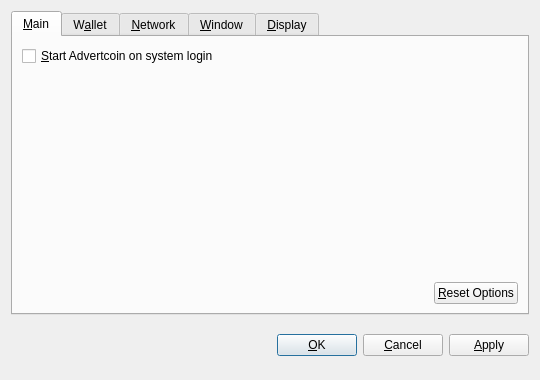
<?xml version="1.0" encoding="UTF-8"?>
<ui version="4.0">
 <class>OptionsDialog</class>
 <widget class="QDialog" name="OptionsDialog">
  <property name="geometry">
   <rect>
    <x>0</x>
    <y>0</y>
    <width>540</width>
    <height>380</height>
   </rect>
  </property>
  <property name="windowTitle">
   <string>Options</string>
  </property>
  <property name="modal">
   <bool>true</bool>
  </property>
  <layout class="QVBoxLayout" name="verticalLayout">
   <item>
    <widget class="QTabWidget" name="tabWidget">
     <property name="tabPosition">
      <enum>QTabWidget::North</enum>
     </property>
     <property name="currentIndex">
      <number>0</number>
     </property>
     <widget class="QWidget" name="tabMain">
      <attribute name="title">
       <string>&amp;Main</string>
      </attribute>
      <layout class="QVBoxLayout" name="verticalLayout_Main">
       <item>
        <widget class="QCheckBox" name="bitcoinAtStartup">
         <property name="toolTip">
          <string>Automatically start Advertcoin after logging in to the system.</string>
         </property>
         <property name="text">
          <string>&amp;Start Advertcoin on system login</string>
         </property>
        </widget>
       </item>
       <item>
        <spacer name="verticalSpacer_Main">
         <property name="orientation">
          <enum>Qt::Vertical</enum>
         </property>
         <property name="sizeHint" stdset="0">
          <size>
           <width>20</width>
           <height>40</height>
          </size>
         </property>
        </spacer>
       </item>
       <item>
        <layout class="QHBoxLayout" name="horizontalLayout_2_Main">
         <item>
          <spacer name="horizontalSpacer_2_Main">
           <property name="orientation">
            <enum>Qt::Horizontal</enum>
           </property>
           <property name="sizeHint" stdset="0">
            <size>
             <width>40</width>
             <height>20</height>
            </size>
           </property>
          </spacer>
         </item>
         <item>
          <widget class="QPushButton" name="resetButton">
           <property name="toolTip">
            <string>Reset all client options to default.</string>
           </property>
           <property name="text">
            <string>&amp;Reset Options</string>
           </property>
           <property name="autoDefault">
            <bool>false</bool>
           </property>
          </widget>
         </item>
        </layout>
       </item>
      </layout>
     </widget>
     <widget class="QWidget" name="tabWallet">
      <attribute name="title">
       <string>W&amp;allet</string>
      </attribute>
      <layout class="QVBoxLayout" name="verticalLayout_Network">
       <item>
        <widget class="QLabel" name="transactionFeeInfoLabel">
         <property name="text">
          <string>Optional transaction fee per kB that helps make sure your transactions are processed quickly. Most transactions are 1 kB.</string>
         </property>
         <property name="textFormat">
          <enum>Qt::PlainText</enum>
         </property>
         <property name="wordWrap">
          <bool>true</bool>
         </property>
        </widget>
       </item>
       <item>
        <layout class="QHBoxLayout" name="horizontalLayout_1_Main">
         <item>
          <widget class="QLabel" name="transactionFeeLabel">
           <property name="text">
            <string>Pay transaction &amp;fee</string>
           </property>
           <property name="textFormat">
            <enum>Qt::PlainText</enum>
           </property>
           <property name="buddy">
            <cstring>transactionFee</cstring>
           </property>
          </widget>
         </item>
         <item>
          <widget class="BitcoinAmountField" name="transactionFee"/>
         </item>
         <item>
          <spacer name="horizontalSpacer_1_Main">
           <property name="orientation">
            <enum>Qt::Horizontal</enum>
           </property>
           <property name="sizeHint" stdset="0">
            <size>
             <width>40</width>
             <height>20</height>
            </size>
           </property>
          </spacer>
         </item>
        </layout>
       </item>
       <item>
        <widget class="QLabel" name="label">
         <property name="text">
          <string>If you disable the spending of unconfirmed change, the change from a transaction cannot be used until that transaction has at least one confirmation. This also affects how your balance is computed.</string>
         </property>
         <property name="wordWrap">
          <bool>true</bool>
         </property>
        </widget>
       </item>
       <item>
        <widget class="QCheckBox" name="spendZeroConfChange">
         <property name="text">
          <string>Spend unconfirmed change  (experts only)</string>
         </property>
        </widget>
       </item>
       <item>
        <spacer name="verticalSpacer">
         <property name="orientation">
          <enum>Qt::Vertical</enum>
         </property>
         <property name="sizeHint" stdset="0">
          <size>
           <width>20</width>
           <height>40</height>
          </size>
         </property>
        </spacer>
       </item>
      </layout>
     </widget>
     <widget class="QWidget" name="tabNetwork">
      <attribute name="title">
       <string>&amp;Network</string>
      </attribute>
      <layout class="QVBoxLayout" name="verticalLayout_Network">
       <item>
        <widget class="QCheckBox" name="mapPortUpnp">
         <property name="toolTip">
          <string>Automatically open the Advertcoin client port on the router. This only works when your router supports UPnP and it is enabled.</string>
         </property>
         <property name="text">
          <string>Map port using &amp;UPnP</string>
         </property>
        </widget>
       </item>
       <item>
        <widget class="QCheckBox" name="connectSocks">
         <property name="toolTip">
          <string>Connect to the Advertcoin network through a SOCKS proxy (e.g. when connecting through Tor).</string>
         </property>
         <property name="text">
          <string>&amp;Connect through SOCKS proxy:</string>
         </property>
        </widget>
       </item>
       <item>
        <layout class="QHBoxLayout" name="horizontalLayout_Network">
         <item>
          <widget class="QLabel" name="proxyIpLabel">
           <property name="text">
            <string>Proxy &amp;IP:</string>
           </property>
           <property name="textFormat">
            <enum>Qt::PlainText</enum>
           </property>
           <property name="buddy">
            <cstring>proxyIp</cstring>
           </property>
          </widget>
         </item>
         <item>
          <widget class="QValidatedLineEdit" name="proxyIp">
           <property name="maximumSize">
            <size>
             <width>140</width>
             <height>16777215</height>
            </size>
           </property>
           <property name="toolTip">
            <string>IP address of the proxy (e.g. 127.0.0.1)</string>
           </property>
          </widget>
         </item>
         <item>
          <widget class="QLabel" name="proxyPortLabel">
           <property name="text">
            <string>&amp;Port:</string>
           </property>
           <property name="textFormat">
            <enum>Qt::PlainText</enum>
           </property>
           <property name="buddy">
            <cstring>proxyPort</cstring>
           </property>
          </widget>
         </item>
         <item>
          <widget class="QLineEdit" name="proxyPort">
           <property name="maximumSize">
            <size>
             <width>55</width>
             <height>16777215</height>
            </size>
           </property>
           <property name="toolTip">
            <string>Port of the proxy (e.g. 9050)</string>
           </property>
          </widget>
         </item>
         <item>
          <widget class="QLabel" name="socksVersionLabel">
           <property name="text">
            <string>SOCKS &amp;Version:</string>
           </property>
           <property name="textFormat">
            <enum>Qt::PlainText</enum>
           </property>
           <property name="buddy">
            <cstring>socksVersion</cstring>
           </property>
          </widget>
         </item>
         <item>
          <widget class="QValueComboBox" name="socksVersion">
           <property name="toolTip">
            <string>SOCKS version of the proxy (e.g. 5)</string>
           </property>
          </widget>
         </item>
         <item>
          <spacer name="horizontalSpacer_Network">
           <property name="orientation">
            <enum>Qt::Horizontal</enum>
           </property>
           <property name="sizeHint" stdset="0">
            <size>
             <width>40</width>
             <height>20</height>
            </size>
           </property>
          </spacer>
         </item>
        </layout>
       </item>
       <item>
        <spacer name="verticalSpacer_Network">
         <property name="orientation">
          <enum>Qt::Vertical</enum>
         </property>
         <property name="sizeHint" stdset="0">
          <size>
           <width>20</width>
           <height>40</height>
          </size>
         </property>
        </spacer>
       </item>
      </layout>
     </widget>
     <widget class="QWidget" name="tabWindow">
      <attribute name="title">
       <string>&amp;Window</string>
      </attribute>
      <layout class="QVBoxLayout" name="verticalLayout_Window">
       <item>
        <widget class="QCheckBox" name="minimizeToTray">
         <property name="toolTip">
          <string>Show only a tray icon after minimizing the window.</string>
         </property>
         <property name="text">
          <string>&amp;Minimize to the tray instead of the taskbar</string>
         </property>
        </widget>
       </item>
       <item>
        <widget class="QCheckBox" name="minimizeOnClose">
         <property name="toolTip">
          <string>Minimize instead of exit the application when the window is closed. When this option is enabled, the application will be closed only after selecting Quit in the menu.</string>
         </property>
         <property name="text">
          <string>M&amp;inimize on close</string>
         </property>
        </widget>
       </item>
       <item>
        <spacer name="verticalSpacer_Window">
         <property name="orientation">
          <enum>Qt::Vertical</enum>
         </property>
         <property name="sizeHint" stdset="0">
          <size>
           <width>20</width>
           <height>40</height>
          </size>
         </property>
        </spacer>
       </item>
      </layout>
     </widget>
     <widget class="QWidget" name="tabDisplay">
      <attribute name="title">
       <string>&amp;Display</string>
      </attribute>
      <layout class="QVBoxLayout" name="verticalLayout_Display">
       <item>
        <layout class="QHBoxLayout" name="horizontalLayout_1_Display">
         <item>
          <widget class="QLabel" name="langLabel">
           <property name="text">
            <string>User Interface &amp;language:</string>
           </property>
           <property name="textFormat">
            <enum>Qt::PlainText</enum>
           </property>
           <property name="buddy">
            <cstring>lang</cstring>
           </property>
          </widget>
         </item>
         <item>
          <widget class="QValueComboBox" name="lang">
           <property name="toolTip">
            <string>The user interface language can be set here. This setting will take effect after restarting Advertcoin.</string>
           </property>
          </widget>
         </item>
        </layout>
       </item>
       <item>
        <layout class="QHBoxLayout" name="horizontalLayout_2_Display">
         <item>
          <widget class="QLabel" name="unitLabel">
           <property name="text">
            <string>&amp;Unit to show amounts in:</string>
           </property>
           <property name="textFormat">
            <enum>Qt::PlainText</enum>
           </property>
           <property name="buddy">
            <cstring>unit</cstring>
           </property>
          </widget>
         </item>
         <item>
          <widget class="QValueComboBox" name="unit">
           <property name="toolTip">
            <string>Choose the default subdivision unit to show in the interface and when sending coins.</string>
           </property>
          </widget>
         </item>
        </layout>
       </item>
       <item>
        <widget class="QCheckBox" name="displayAddresses">
         <property name="toolTip">
          <string>Whether to show Advertcoin addresses in the transaction list or not.</string>
         </property>
         <property name="text">
          <string>&amp;Display addresses in transaction list</string>
         </property>
        </widget>
       </item>
       <item>
        <widget class="QCheckBox" name="coinControlFeatures">
         <property name="toolTip">
          <string>Whether to show coin control features or not.</string>
         </property>
         <property name="text">
          <string>Display coin &amp;control features (experts only!)</string>
         </property>
        </widget>
       </item>
       <item>
        <spacer name="verticalSpacer_Display">
         <property name="orientation">
          <enum>Qt::Vertical</enum>
         </property>
         <property name="sizeHint" stdset="0">
          <size>
           <width>20</width>
           <height>40</height>
          </size>
         </property>
        </spacer>
       </item>
      </layout>
     </widget>
    </widget>
   </item>
   <item>
    <layout class="QHBoxLayout" name="horizontalLayout_Buttons">
     <item>
      <spacer name="horizontalSpacer_1">
       <property name="orientation">
        <enum>Qt::Horizontal</enum>
       </property>
       <property name="sizeHint" stdset="0">
        <size>
         <width>40</width>
         <height>48</height>
        </size>
       </property>
      </spacer>
     </item>
     <item>
      <widget class="QLabel" name="statusLabel">
       <property name="font">
        <font>
         <weight>75</weight>
         <bold>true</bold>
        </font>
       </property>
       <property name="text">
        <string/>
       </property>
       <property name="textFormat">
        <enum>Qt::PlainText</enum>
       </property>
       <property name="wordWrap">
        <bool>true</bool>
       </property>
      </widget>
     </item>
     <item>
      <spacer name="horizontalSpacer_2">
       <property name="orientation">
        <enum>Qt::Horizontal</enum>
       </property>
       <property name="sizeHint" stdset="0">
        <size>
         <width>40</width>
         <height>48</height>
        </size>
       </property>
      </spacer>
     </item>
     <item>
      <widget class="QPushButton" name="okButton">
       <property name="text">
        <string>&amp;OK</string>
       </property>
      </widget>
     </item>
     <item>
      <widget class="QPushButton" name="cancelButton">
       <property name="text">
        <string>&amp;Cancel</string>
       </property>
       <property name="autoDefault">
        <bool>false</bool>
       </property>
      </widget>
     </item>
     <item>
      <widget class="QPushButton" name="applyButton">
       <property name="text">
        <string>&amp;Apply</string>
       </property>
       <property name="autoDefault">
        <bool>false</bool>
       </property>
      </widget>
     </item>
    </layout>
   </item>
  </layout>
 </widget>
 <customwidgets>
  <customwidget>
   <class>BitcoinAmountField</class>
   <extends>QSpinBox</extends>
   <header>bitcoinamountfield.h</header>
  </customwidget>
  <customwidget>
   <class>QValueComboBox</class>
   <extends>QComboBox</extends>
   <header>qvaluecombobox.h</header>
  </customwidget>
  <customwidget>
   <class>QValidatedLineEdit</class>
   <extends>QLineEdit</extends>
   <header>qvalidatedlineedit.h</header>
  </customwidget>
 </customwidgets>
 <resources/>
 <connections/>
</ui>
